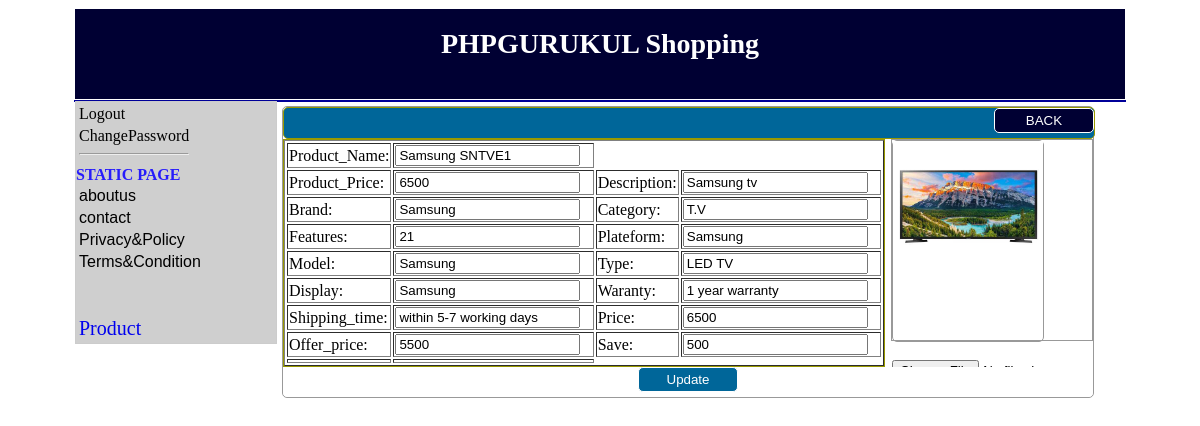
/addfweb/static/himanshu/admin/update2.php?x=SNTVE1, run on the app's committed database.
### tables this page shows
CREATE TABLE `static` (
  `static_id` int(11) NOT NULL AUTO_INCREMENT,
  `page` varchar(200) NOT NULL,
  `details` longtext NOT NULL,
  PRIMARY KEY (`static_id`)
);

CREATE TABLE `product` (
  `ser_no` int(11) NOT NULL AUTO_INCREMENT,
  `product_code` varchar(200) NOT NULL,
  `product_name` varchar(200) NOT NULL,
  `pro_cat` varchar(200) NOT NULL,
  `product_price` varchar(200) NOT NULL,
  `description` varchar(200) NOT NULL,
  `brand` varchar(200) NOT NULL,
  `category` varchar(200) NOT NULL,
  `features` varchar(200) NOT NULL,
  `plateform` varchar(200) NOT NULL,
  `model` varchar(200) NOT NULL,
  `type` varchar(200) NOT NULL,
  `display` varchar(200) NOT NULL,
  `waranty` varchar(200) NOT NULL,
  `shipping_time` varchar(300) NOT NULL,
  `price` varchar(100) NOT NULL,
  `offer_price` varchar(100) NOT NULL,
  `save` varchar(200) NOT NULL,
  `image1` varchar(200) NOT NULL,
  PRIMARY KEY (`ser_no`)
);

### addfweb/static/himanshu/admin/update2.php (the view, shortened to what this page needs)
<!DOCTYPE html PUBLIC "-//W3C//DTD XHTML 1.0 Transitional//EN" "http://www.w3.org/TR/xhtml1/DTD/xhtml1-transitional.dtd">
<html xmlns="http://www.w3.org/1999/xhtml">
<head>
<link rel="stylesheet" href="style.css" type="text/css" />
</head>
<body>
<form action="" method="post" enctype="multipart/form-data" name="form2">
<?php include('header.php');?>
      <div style="width:1050px; height:auto; margin:auto;border:#000099 1px solid;">
<div ><?php include('left.php'); ?></div>
<div style="width:810px; height:auto; float:left; margin:auto; border:1px solid #999999; border-radius:5px; margin-top:5px; margin-left:5px; ">
 <div style=" width:810px; float:left; height:30px;  border:solid 1px #999900; background-color:#006699; border-radius:5px; color:#FFFFFF;" align="right">
<a href="update1.php" style="text-decoration:none; color:#FFFFFF;"><input type="button"  value="BACK" style="width:100px; height:25px; color:#FFFFFF; border:#FFFFFF 1px solid; background-color:#000033; border-radius:5px;"></a>
</div>
<div style=" width:600px; float:left; height:auto;  border:solid 1px #999900;">
              <table width="600" style="margin-top:0px;" border="1">
               <tr >
                <?php
			 $code1=$_GET['x'];
			 $query="select * from product where product_code='$code1'";
			 $result=mysql_query($query);
				while($row=mysql_fetch_array($result))
				{
		?>
              <td >Product_Name:</td>
               <td width="349"><input type="text" name="pname" value="<?php echo $row['product_name'];?>"/></td>
             </tr>
              <td>Product_Price:</td><td width="349"><input type="text" name="pprice" value="<?php echo $row['product_price'];?>"/></td>
              <td>Description:</td><td width="349"><input type="text" name="desc" value="<?php echo $row['description'];?>"/>
               <tr></td>
                   <td>Brand:</td><td width="349"><input type="text" name="brand" value="<?php echo $row['brand'];?>"/></td>
                   <td>Category:</td><td width="349"><input type="text" name="category" value="<?php echo $row['category'];?>"/></tr>
             <tr></td>
               <td>Features:</td><td width="349"><input type="text" name="features" value="<?php echo $row['features'];?>"/></td>
               <td>Plateform:</td><td width="349"><input type="text" name="plateform" value="<?php echo $row['plateform'];?>"/></tr>
               <tr></td>
                 <td>Model:</td><td width="349"><input type="text" name="model" value="<?php echo $row['model'];?>"/></td>
                 <td>Type:</td><td width="349"><input type="text" name="type" value="<?php echo $row['type'];?>"/></tr>
                 <tr></td>
                 <td>Display:</td><td width="349"><input type="text" name="display" value="<?php echo $row['display'];?>"/></td>
                 <td>Waranty:</td><td width="349"><input type="text" name="waranty" value="<?php echo $row['waranty'];?>"/></tr>
                 <tr></td>
                    <td>Shipping_time:</td><td width="349"><input type="text" name="shipping_time" value="<?php echo $row['shipping_time'];?>"/></td>
                    <td>Price:</td><td width="349"><input type="text" name="price" value="<?php echo $row['price'];?>"/></tr>
                   <tr></td>
                    <td>Offer_price:</td><td width="349"><input type="text" name="offer_price" value="<?php echo $row['offer_price'];?>"/></td>
                    <td>Save:</td><td width="349"><input type="text" name="save" value="<?php echo $row['save'];?>"/></tr>
               <tr style="margin-top:20px;"><td></td><td></td></tr>
               </table>
</div >
    <div style="width:200px; height:200px; border:1px solid #999999; float:right;">
    <div style="width:150px; height:200px; border:1px solid #999999;border-radius:5px;"><img src='<?php echo"images/$row[image1]";?>' style="height:130px; width:150px;"></div><br />
    <input type="file" name="image" /></div>
    <div  style=" width:810px; float:left; height:30px;  border:solid 0px #999900; background-color:#ffffff; border-radius:5px; color:#FFFFFF;" align="center" >
     <input type="submit" name="btnupdate" value="Update" style="width:100px; height:25px; color:#FFFFFF; border:#FFFFFF 1px solid; background-color:#006699; border-radius:5px;">
    </div>
     <?php
				}
				?>
                </form>
</body>
</html>

### addfweb/static/himanshu/admin/header.php
<div style="border:#fff 1px solid; margin:auto; margin-top:0px; background:#003 url(images/templatemo_top_panel_background.jpg) no-repeat; width: 1050px;  height:90px;" align="center"> <h1 style="color:#fff;font-size: 28px;">PHPGURUKUL Shopping</h1></div>

### addfweb/static/himanshu/admin/left.php (shortened to what this page needs)
<div style="width:200px; height:auto; float:left; margin:auto;color:#271CFB; border:1px #CCCCCC solid;background-color:#CFCFCF;">
<table >
 <tr><td>
 <a href="logout.php" style="text-decoration:none; color:#000000;">
 Logout</a></td></tr>
 <tr><td><a href="changepassword.php" style="text-decoration:none; color:#000000;">ChangePassword</a><hr /></td></tr></table>
<form action="left.php" method="post">
<b>STATIC PAGE</b>
<table>
<?php
$nice=mysql_query("select * from static");
while($way=mysql_fetch_array($nice))
{
?>
<tr>
<td><a href="page.php?id=<?php echo $way['static_id'];?>" style="font-family:Tahoma, Geneva, sans-serif;text-decoration:none;color:#000000;" ><?php echo $way['page'];?></a></td>
</tr>
<?php
}?>
</table>
</form>
<table style="border:0px solid #330033; margin-top:40px;">
<tr><td><a href="insert.php" style="text-decoration:none; font-size:20px;">Product</a></td></tr>
   </table>
</div>

### data on the page
static: page "aboutus"
static: page "contact"
static: page "Privacy&Policy"
static: page "Terms&Condition"
product: pname "Samsung SNTVE1", pprice "6500", desc "Samsung tv", brand "Samsung", category "T.V", features "21", plateform "Samsung", model "Samsung", type "LED TV", display "Samsung", waranty "1 year warranty", shipping_time "within 5-7 working days", price "6500", offer_price "5500", save "500", image1 (picture)
